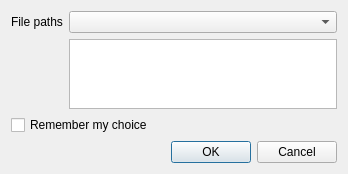
<?xml version="1.0" encoding="UTF-8"?>
<ui version="4.0">
 <class>PlaylistSaveOptionsDialog</class>
 <widget class="QDialog" name="PlaylistSaveOptionsDialog">
  <property name="geometry">
   <rect>
    <x>0</x>
    <y>0</y>
    <width>348</width>
    <height>116</height>
   </rect>
  </property>
  <property name="windowTitle">
   <string>Playlist options</string>
  </property>
  <layout class="QVBoxLayout" name="verticalLayout">
   <item>
    <layout class="QGridLayout" name="gridLayout" columnstretch="0,0">
     <item row="0" column="0">
      <widget class="QLabel" name="label">
       <property name="text">
        <string>File paths</string>
       </property>
      </widget>
     </item>
     <item row="0" column="1">
      <widget class="QComboBox" name="filePaths"/>
     </item>
     <item row="1" column="1">
       <widget class="LineTextEdit" name="customRoot">
          <property name="lineWrapMode">
           <enum>QTextEdit::NoWrap</enum>
          </property>
          <property name="acceptRichText">
           <bool>false</bool>
          </property>
          <property name="toolTip">
           <string>&lt;p&gt;Redefine the start to the music path in the case that you are saving the playlist for use in an external location.&lt;/p&gt;
           </string>
          </property>
       </widget>
     </item>
    </layout>
   </item>
   <item>
    <layout class="QGridLayout" name="gridLayout_2">
     <property name="topMargin">
      <number>0</number>
     </property>
     <item row="0" column="0">
      <widget class="QCheckBox" name="remember_user_choice">
       <property name="toolTip">
        <string>This can be changed later through the preferences</string>
       </property>
       <property name="text">
        <string>Remember my choice</string>
       </property>
      </widget>
     </item>
    </layout>
   </item>
   <item>
    <spacer name="verticalSpacer">
     <property name="orientation">
      <enum>Qt::Vertical</enum>
     </property>
     <property name="sizeHint" stdset="0">
      <size>
       <width>20</width>
       <height>40</height>
      </size>
     </property>
    </spacer>
   </item>
   <item>
    <widget class="QDialogButtonBox" name="buttonBox">
     <property name="orientation">
      <enum>Qt::Horizontal</enum>
     </property>
     <property name="standardButtons">
      <set>QDialogButtonBox::Cancel|QDialogButtonBox::Ok</set>
     </property>
    </widget>
   </item>
  </layout>
 </widget>
 <customwidgets>
  <customwidget>
   <class>LineTextEdit</class>
   <extends>QTextEdit</extends>
   <header>widgets/linetextedit.h</header>
  </customwidget>
 </customwidgets>
 <resources/>
 <connections>
  <connection>
   <sender>buttonBox</sender>
   <signal>accepted()</signal>
   <receiver>PlaylistSaveOptionsDialog</receiver>
   <slot>accept()</slot>
   <hints>
    <hint type="sourcelabel">
     <x>248</x>
     <y>254</y>
    </hint>
    <hint type="destinationlabel">
     <x>157</x>
     <y>274</y>
    </hint>
   </hints>
  </connection>
  <connection>
   <sender>buttonBox</sender>
   <signal>rejected()</signal>
   <receiver>PlaylistSaveOptionsDialog</receiver>
   <slot>reject()</slot>
   <hints>
    <hint type="sourcelabel">
     <x>316</x>
     <y>260</y>
    </hint>
    <hint type="destinationlabel">
     <x>286</x>
     <y>274</y>
    </hint>
   </hints>
  </connection>
 </connections>
</ui>
